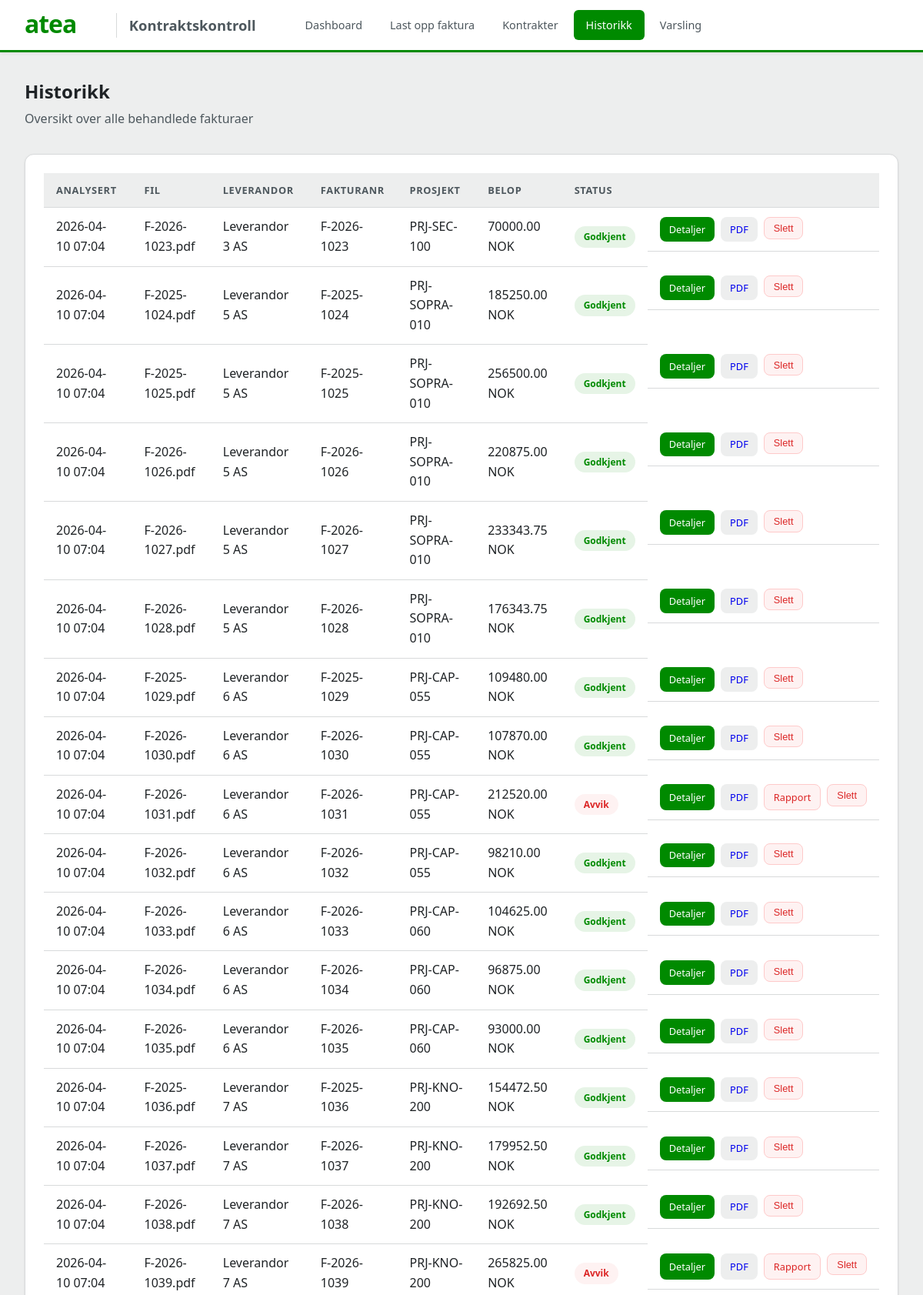
Screenshot of /historikk (upper part) with the database file from the repository.
### tables this page shows
CREATE TABLE faktura_logg (
            id INTEGER PRIMARY KEY AUTOINCREMENT,
            filnavn TEXT NOT NULL,
            leverandor_navn TEXT,
            prosjekt_id TEXT,
            faktura_nummer TEXT,
            faktura_dato TEXT,
            forfallsdato TEXT,
            total_belop REAL,
            timepris REAL,
            antall_timer REAL,
            kontrakt_id INTEGER,
            status TEXT DEFAULT 'behandles',
            avvik_rapport TEXT,
            analysert TIMESTAMP DEFAULT CURRENT_TIMESTAMP,
            FOREIGN KEY (kontrakt_id) REFERENCES kontrakter(id)
        );

### app.py (the view)
@app.route("/historikk")
def historikk():
    fakturaer = hent_faktura_logg()
    return render_template("history.html", fakturaer=fakturaer)

### database.py (called while the page is built)
def get_db():
    conn = sqlite3.connect(DB_PATH)
    conn.row_factory = sqlite3.Row
    return conn

def hent_faktura_logg():
    conn = get_db()
    rows = conn.execute("""
        SELECT f.*, k.kontrakt_nummer, k.leverandor_navn as kontrakt_leverandor
        FROM faktura_logg f
        LEFT JOIN kontrakter k ON f.kontrakt_id = k.id
        ORDER BY f.analysert DESC
    """).fetchall()
    conn.close()
    return [dict(r) for r in rows]

### templates/history.html
{% extends "base.html" %}
{% block content %}
<div class="page-header">
    <h2>Historikk</h2>
    <p>Oversikt over alle behandlede fakturaer</p>
</div>
<div class="card">
    {% if fakturaer %}
    <table>
        <thead>
            <tr>
                <th>Analysert</th>
                <th>Fil</th>
                <th>Leverandor</th>
                <th>Fakturanr</th>
                <th>Prosjekt</th>
                <th>Belop</th>
                <th>Status</th>
                <th></th>
            </tr>
        </thead>
        <tbody>
            {% for f in fakturaer %}
            <tr>
                <td>{{ f.analysert[:16] if f.analysert else '-' }}</td>
                <td>{{ f.filnavn }}</td>
                <td>{{ f.leverandor_navn or '-' }}</td>
                <td>{{ f.faktura_nummer or '-' }}</td>
                <td>{{ f.prosjekt_id or '-' }}</td>
                <td>{{ "%.2f"|format(f.total_belop) if f.total_belop else '-' }} NOK</td>
                <td>
                    {% if f.status == 'GODKJENT' %}
                        <span class="badge badge-success">Godkjent</span>
                    {% elif f.status == 'AVVIK FUNNET' %}
                        <span class="badge badge-danger">Avvik</span>
                    {% elif f.status == 'ADVARSEL' %}
                        <span class="badge badge-warning">Advarsel</span>
                    {% elif f.status == 'INGEN KONTRAKT FUNNET' %}
                        <span class="badge badge-info">Ingen kontrakt</span>
                    {% else %}
                        <span class="badge badge-info">{{ f.status }}</span>
                    {% endif %}
                </td>
                <td style="display: flex; gap: 0.5rem;">
                    <a href="{{ url_for('vis_resultat', faktura_id=f.id) }}" class="btn btn-sm btn-primary">Detaljer</a>
                    {% if f.filnavn %}
                    <a href="{{ url_for('vis_faktura_pdf', faktura_id=f.id) }}" target="_blank" class="btn btn-sm" style="background: var(--gray-100);">PDF</a>
                    {% endif %}
                    {% if f.status == 'AVVIK FUNNET' or f.status == 'ADVARSEL' %}
                    <a href="{{ url_for('last_ned_rapport', faktura_id=f.id) }}" class="btn btn-sm btn-danger">Rapport</a>
                    {% endif %}
                    <form method="POST" action="{{ url_for('slett_faktura_route', faktura_id=f.id) }}"
                          onsubmit="return confirm('Slette denne fakturaen?')">
                        <button type="submit" class="btn btn-sm btn-danger">Slett</button>
                    </form>
                </td>
            </tr>
            {% endfor %}
        </tbody>
    </table>
    {% else %}
    <div class="empty-state">
        <div class="empty-icon">&#128196;</div>
        <p>Ingen fakturaer behandlet enda.</p>
    </div>
    {% endif %}
</div>
{% endblock %}

### static/style.css (style rules this page uses)
:root { --atea-green: #008A00; --atea-green-dark: #006e00; --atea-gray: #4D575D; --atea-light: #EDEEEE; --primary: #008A00; --primary-light: #e6f4e6; --success: #008A00; --success-bg: #e6f4e6; --warning: #d97706; --warning-bg: #fffbeb; --danger: #dc2626; --danger-bg: #fef2f2; --gray-50: #EDEEEE; --gray-100: #EDEEEE; --gray-200: #d8dadb; --gray-300: #b8bcbf; --gray-500: #4D575D; --gray-700: #3a4146; --gray-900: #1f2326; }
* { margin: 0; padding: 0; box-sizing: border-box; }
body { font-family: 'Segoe UI', system-ui, -apple-system, sans-serif; background: var(--gray-50); color: var(--gray-900); line-height: 1.6; }
.page-header { margin-bottom: 2rem; }
.page-header h2 { font-size: 1.5rem; color: var(--gray-900); }
.page-header p { color: var(--gray-500); margin-top: 0.25rem; }
.card { background: white; border-radius: 12px; padding: 1.5rem; box-shadow: 0 1px 3px rgba(0,0,0,0.08); border: 1px solid var(--gray-200); margin-bottom: 1.5rem; }
table { width: 100%; border-collapse: collapse; }
th, td { padding: 0.75rem 1rem; text-align: left; border-bottom: 1px solid var(--gray-200); }
th { font-weight: 600; font-size: 0.8rem; text-transform: uppercase; letter-spacing: 0.05em; color: var(--gray-500); background: var(--gray-50); }
.badge { display: inline-block; padding: 0.25rem 0.75rem; border-radius: 20px; font-size: 0.75rem; font-weight: 600; }
.badge-success { background: var(--success-bg); color: var(--success); }
.badge-danger { background: var(--danger-bg); color: var(--danger); }
.btn { display: inline-flex; align-items: center; gap: 0.5rem; padding: 0.6rem 1.25rem; border-radius: 8px; font-size: 0.9rem; font-weight: 500; border: none; cursor: pointer; text-decoration: none; transition: all 0.2s; }
.btn-primary { background: var(--primary); color: white; }
.btn-danger { background: var(--danger-bg); color: var(--danger); border: 1px solid #fecaca; }
.btn-sm { padding: 0.35rem 0.75rem; font-size: 0.8rem; }

### rows the page displays
faktura_logg: analysert "2026-04-10 07:04", filnavn "F-2026-1023.pdf", leverandor_navn "Leverandor 3 AS", faktura_nummer "F-2026-1023", prosjekt "PRJ-SEC-100", total_belop "70000.00", status "Godkjent"
faktura_logg: analysert "2026-04-10 07:04", filnavn "F-2025-1024.pdf", leverandor_navn "Leverandor 5 AS", faktura_nummer "F-2025-1024", prosjekt "PRJ-SOPRA-010", total_belop "185250.00", status "Godkjent"
faktura_logg: analysert "2026-04-10 07:04", filnavn "F-2025-1025.pdf", leverandor_navn "Leverandor 5 AS", faktura_nummer "F-2025-1025", prosjekt "PRJ-SOPRA-010", total_belop "256500.00", status "Godkjent"
faktura_logg: analysert "2026-04-10 07:04", filnavn "F-2026-1026.pdf", leverandor_navn "Leverandor 5 AS", faktura_nummer "F-2026-1026", prosjekt "PRJ-SOPRA-010", total_belop "220875.00", status "Godkjent"
faktura_logg: analysert "2026-04-10 07:04", filnavn "F-2026-1027.pdf", leverandor_navn "Leverandor 5 AS", faktura_nummer "F-2026-1027", prosjekt "PRJ-SOPRA-010", total_belop "233343.75", status "Godkjent"
faktura_logg: analysert "2026-04-10 07:04", filnavn "F-2026-1028.pdf", leverandor_navn "Leverandor 5 AS", faktura_nummer "F-2026-1028", prosjekt "PRJ-SOPRA-010", total_belop "176343.75", status "Godkjent"
faktura_logg: analysert "2026-04-10 07:04", filnavn "F-2025-1029.pdf", leverandor_navn "Leverandor 6 AS", faktura_nummer "F-2025-1029", prosjekt "PRJ-CAP-055", total_belop "109480.00", status "Godkjent"
faktura_logg: analysert "2026-04-10 07:04", filnavn "F-2026-1030.pdf", leverandor_navn "Leverandor 6 AS", faktura_nummer "F-2026-1030", prosjekt "PRJ-CAP-055", total_belop "107870.00", status "Godkjent"
faktura_logg: analysert "2026-04-10 07:04", filnavn "F-2026-1031.pdf", leverandor_navn "Leverandor 6 AS", faktura_nummer "F-2026-1031", prosjekt "PRJ-CAP-055", total_belop "212520.00", status "Avvik"
faktura_logg: analysert "2026-04-10 07:04", filnavn "F-2026-1032.pdf", leverandor_navn "Leverandor 6 AS", faktura_nummer "F-2026-1032", prosjekt "PRJ-CAP-055", total_belop "98210.00", status "Godkjent"
faktura_logg: analysert "2026-04-10 07:04", filnavn "F-2026-1033.pdf", leverandor_navn "Leverandor 6 AS", faktura_nummer "F-2026-1033", prosjekt "PRJ-CAP-060", total_belop "104625.00", status "Godkjent"
faktura_logg: analysert "2026-04-10 07:04", filnavn "F-2026-1034.pdf", leverandor_navn "Leverandor 6 AS", faktura_nummer "F-2026-1034", prosjekt "PRJ-CAP-060", total_belop "96875.00", status "Godkjent"
faktura_logg: analysert "2026-04-10 07:04", filnavn "F-2026-1035.pdf", leverandor_navn "Leverandor 6 AS", faktura_nummer "F-2026-1035", prosjekt "PRJ-CAP-060", total_belop "93000.00", status "Godkjent"
faktura_logg: analysert "2026-04-10 07:04", filnavn "F-2025-1036.pdf", leverandor_navn "Leverandor 7 AS", faktura_nummer "F-2025-1036", prosjekt "PRJ-KNO-200", total_belop "154472.50", status "Godkjent"
faktura_logg: analysert "2026-04-10 07:04", filnavn "F-2026-1037.pdf", leverandor_navn "Leverandor 7 AS", faktura_nummer "F-2026-1037", prosjekt "PRJ-KNO-200", total_belop "179952.50", status "Godkjent"
faktura_logg: analysert "2026-04-10 07:04", filnavn "F-2026-1038.pdf", leverandor_navn "Leverandor 7 AS", faktura_nummer "F-2026-1038", prosjekt "PRJ-KNO-200", total_belop "192692.50", status "Godkjent"
faktura_logg: analysert "2026-04-10 07:04", filnavn "F-2026-1039.pdf", leverandor_navn "Leverandor 7 AS", faktura_nummer "F-2026-1039", prosjekt "PRJ-KNO-200", total_belop "265825.00", status "Avvik"
